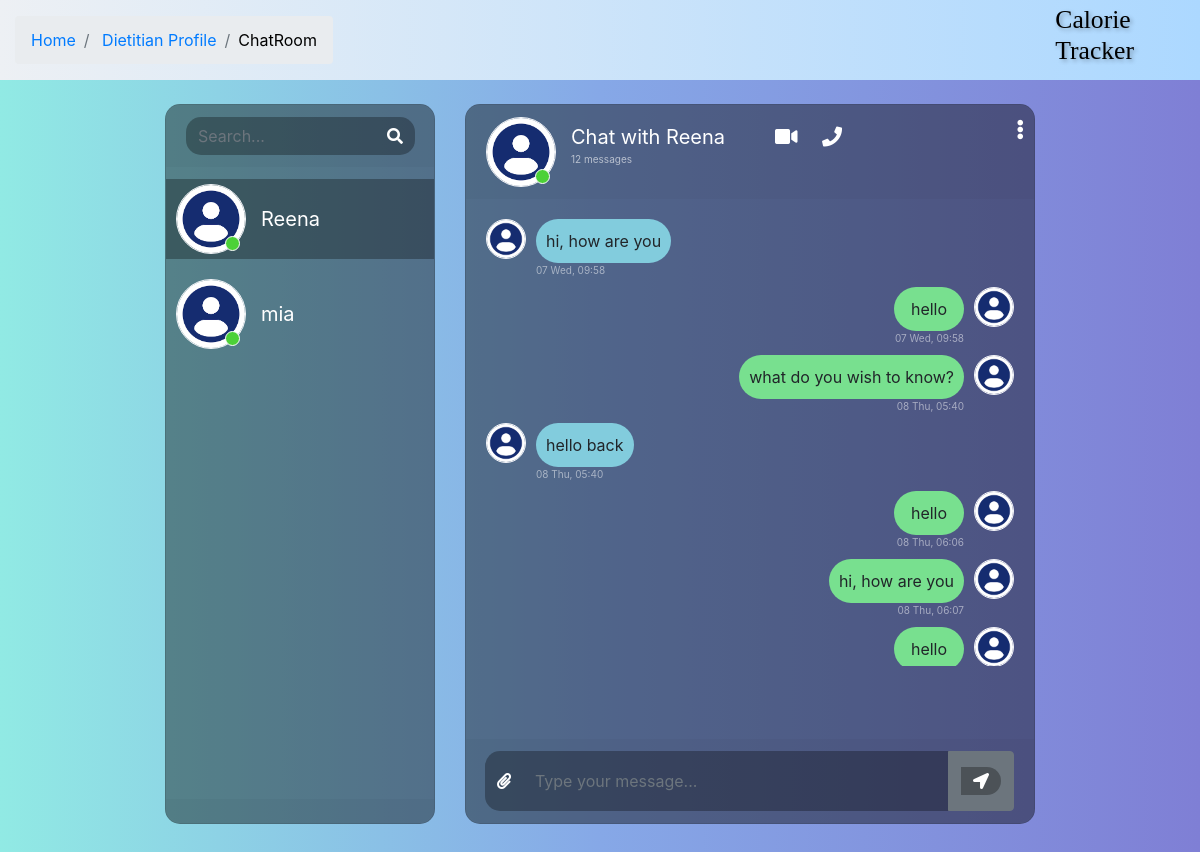
Screenshot of /messages_page/ (signed in) with the database file from the repository.
### ct/models.py (models this page shows)
class Thread(models.Model):
    first_person = models.ForeignKey(settings.AUTH_USER_MODEL, on_delete=models.CASCADE, null=True, blank=True, related_name='thread_first_person')
    second_person = models.ForeignKey(settings.AUTH_USER_MODEL, on_delete=models.CASCADE, null=True, blank=True,related_name='thread_second_person')
    updated = models.DateTimeField(auto_now=True)
    timestamp = models.DateTimeField(auto_now_add=True)
    objects = ThreadManager()
    class Meta:
        unique_together = ['first_person', 'second_person']

class CustomUser(AbstractUser):
    CUSTOMER = 1
    DIETITIAN = 2
    DOCTOR = 3
    ROLE_CHOICE = (
     (CUSTOMER, 'Customer'),
     (DIETITIAN, 'Dietitian'),
     (DOCTOR, 'Doctor'),
    )
    username = models.CharField(max_length=100,unique=True ,default='')
    email = models.EmailField(unique=True)
    password = models.CharField(max_length=128)
    is_Customer = models.BooleanField(default=False)
    is_Dietitian = models.BooleanField(default=False)
    is_Doctor = models.BooleanField(default=False)
    REQUIRED_FIELDS = []

class ChatMessage(models.Model):
    thread = models.ForeignKey(Thread, null=True, on_delete=models.CASCADE, blank=True,  related_name='chatmessage_thread')
    user = models.ForeignKey(settings.AUTH_USER_MODEL, on_delete=models.CASCADE)
    message = models.TextField()
    timestamp = models.DateTimeField(auto_now_add=True)

### ct/views.py (the view)
# urls.py: path('messages_page/', views.messages_page, name="messages_page"),
@login_required
def messages_page(request):
    threads = Thread.objects.by_user(user=request.user).prefetch_related('chatmessage_thread').order_by('timestamp')
    context = {
        'Threads': threads
    }
    return render(request, 'messages.html', context)

### ct/models.py (called while the page is built)
    def by_user(self, **kwargs):
        user = kwargs.get('user')
        lookup = Q(first_person=user) | Q(second_person=user)
        qs = self.get_queryset().filter(lookup).distinct()
        return qs

### ct/templates/messages.html (shortened to what this page needs)
{% load static %}
<!DOCTYPE html>
<html>
	<head>
		<link rel="stylesheet" href="https://stackpath.bootstrapcdn.com/bootstrap/4.1.3/css/bootstrap.min.css">
		<link rel="stylesheet" href="https://use.fontawesome.com/releases/v5.5.0/css/all.css">
		<link rel="stylesheet" type="text/css" href="https://cdnjs.cloudflare.com/ajax/libs/malihu-custom-scrollbar-plugin/3.1.5/jquery.mCustomScrollbar.min.css">
        <link rel="stylesheet" href="{% static 'css/messages.css' %}">
        </head>
        <body>
        <header class="custom-heading" style="color: black;">
            <div class="container py-3" >
                <div class="row" >
                    <div class="col" >
                        <nav aria-label="breadcrumb" >
                            <ol class="breadcrumb mb-0" style="color: black;">
                                <li class="breadcrumb-item">
                                    {% if user.is_Customer %}
                                        <a href="{% url "index" %}">Home</a>
                                    {% elif user.is_Dietitian %}
                                        <a href="{% url "d_index" %}">Home</a>
                                    {% elif user.is_Doctor %}
                                        <a href="{% url "dr_index" %}">Home</a>
                                    {% endif %}
                                </li>
                                <li class="breadcrumb-item">
                                    {% if user.is_Customer %}
                                        <a href="{% url 'user_profile' %}">User Profile</a>
                                    {% elif user.is_Dietitian %}
                                        <a href="{% url 'duser_profile' %}">Dietitian Profile</a>
                                    {% elif user.is_Doctor %}
                                        <a href="{% url 'druser_profile' %}">Doctor Profile</a>
                                    {% endif %}
                                </li>
                                <li class="breadcrumb-item" aria-current="page">ChatRoom</li>
                            </ol>
                        </nav>
                    </div>
                </div>
            </div>
            <h6>Calorie Tracker</h6>
        </header>
		<div class="container-fluid h-100">
			<div class="row justify-content-center h-100 ">
				<div class="col-md-4 col-xl-3 chat h-100 mt-4">
                    <div class="card mb-sm-3 mb-md-0 contacts_card">
					<div class="card-header">
						<div class="input-group">
							<input type="text" placeholder="Search..." name="" class="form-control search">
							<div class="input-group-prepend">
								<span class="input-group-text search_btn"><i class="fas fa-search"></i></span>
							</div>
						</div>
					</div>
					<div class="card-body contacts_body">
						<ui class="contacts">
                            {% for thread in Threads %}
                                <li class="{% if forloop.first %}active{% endif %} contact-li" chat-id="chat_{{ thread.id }}" style="cursor: pointer">
                                    <div class="d-flex bd-highlight">
                                        <div class="img_cont">
                                            <img src="{% static 'img\profile.png' %}" class="rounded-circle user_img">
                                            <span class="online_icon"></span>
                                        </div>
                                        <div class="user_info">
                                            {% if thread.first_person == user %}
                                                <span>{{ thread.second_person.username }}</span>
                                            {% else %}
                                                <span>{{ thread.first_person.username }}</span>
                                            {% endif %}
                                        </div>
                                    </div>
                                </li>
                            {% endfor %}
						</ui>
					</div>
					<div class="card-footer"></div>
				</div></div>
				<div class="col-md-8 col-xl-6 chat h-100 mt-4">
					<div class="card">
                        {% for thread in Threads %}
                            <div class="messages-wrapper  {% if forloop.first %}hide is_active{% else %}hide{% endif %}" chat-id="chat_{{ thread.id }}" other-user-id="
                                        {% if thread.first_person == user %}
                                            {{ thread.second_person.id }}
                                        {% else %}
                                            {{ thread.first_person.id }}
                                        {% endif %}
                                    ">
                                <div class="card-header msg_head">
                                    <div class="d-flex bd-highlight">
                                        <div class="img_cont">
                                            <img src="{% static 'img\profile.png' %}" class="rounded-circle user_img">
                                            <span class="online_icon"></span>
                                        </div>
                                        <div class="user_info">
                                            {% if thread.first_person == user %}
                                                    <span>Chat with {{ thread.second_person.username }}</span>
                                            {% else %}
                                                <span>Chat with {{ thread.first_person.username }}</span>
                                            {% endif %}
                                            <p>{{ thread.chatmessage_thread.all.count }} messages</p>
                                        </div>
                                        <div class="video_cam">
                                            <span><i class="fas fa-video"></i></span>
                                            <span><i class="fas fa-phone"></i></span>
                                        </div>
                                    </div>
                                    <span id="action_menu_btn"><i class="fas fa-ellipsis-v"></i></span>
                                </div>
                                <div class="card-body msg_card_body">
                                    {% for chat in thread.chatmessage_thread.all %}
                                        {% if chat.user == user %}
                                            <div class="d-flex mb-4 replied">
                                                <div class="msg_cotainer_send">
                                                    {{ chat.message }}
                                                    <span class="msg_time_send">{{ chat.timestamp|date:"d D" }}, {{ chat.timestamp|time:"H:i" }}</span>
                                                </div>
                                            <div class="img_cont_msg">
                                                <img src="{% static 'img\profile.png' %}" class="rounded-circle user_img_msg">
                                            </div>
                                        </div>
                                        {% else %}
                                            <div class="d-flex mb-4 received">
                                            <div class="img_cont_msg">
                                                <img src="{% static 'img\profile.png' %}" class="rounded-circle user_img_msg">
                                            </div>
                                            <div class="msg_cotainer">
                                                {{ chat.message }}
                                                <span class="msg_time">{{ chat.timestamp|date:"d D" }}, {{ chat.timestamp|time:"H:i" }}</span>
                                            </div>
                                        </div>
                                        {% endif %}
                                    {% endfor %}
                                </div>
					        </div>
                        {% endfor %}
                        <div class="card-footer">
                                <form id="send-message-form">
                                    <div class="input-group">
                                        <div class="input-group-append">
                                            <span class="input-group-text attach_btn"><i class="fas fa-paperclip"></i></span>
                                        </div>
                                        <input type="text" name="" id="input-message" class="form-control type_msg" placeholder="Type your message...">
                                        <div class="input-group-append">
                                            <button class="btn btn-secondary" type="submit">
                                                <span class="input-group-text send_btn">
                                                    <i class="fas fa-location-arrow"></i>
                                                </span>
                                            </button>
                                        </div>
                                </div>
                                </form>
                            </div>
                    </div>
				</div>
			</div>
		</div>
	</body>
</html>

### static/css/messages.css (style rules this page uses)
body, html { height: 100%; margin: 0; background: #7f7fd5; background: -webkit-linear-gradient(to right, #91eae4, #86a8e7, #7f7fd5); background: linear-gradient(to right, #91eae4, #86a8e7, #7f7fd5); }
.chat { margin-top: auto; margin-bottom: auto; }
.card { height: 90%; border-radius: 15px !important; background-color: rgba(0, 0, 0, 0.4) !important; }
.contacts_body { padding: 0.75rem 0 !important; overflow-y: auto; white-space: nowrap; }
.msg_card_body { overflow-y: auto; max-height: 65%; padding-bottom: 20px; }
.card-header { border-radius: 15px 15px 0 0 !important; border-bottom: 0 !important; }
.card-footer { border-radius: 0 0 15px 15px !important; border-top: 0 !important; bottom: 0; position: absolute; width: 100%; }
.container { align-content: center; }
.search { border-radius: 15px 0 0 15px !important; background-color: rgba(0, 0, 0, 0.3) !important; border: 0 !important; color: white !important; }
.type_msg { background-color: rgba(0, 0, 0, 0.3) !important; border: 0 !important; color: white !important; height: 60px !important; overflow-y: auto; }
.attach_btn { border-radius: 15px 0 0 15px !important; background-color: rgba(0, 0, 0, 0.3) !important; border: 0 !important; color: white !important; cursor: pointer; }
.send_btn { border-radius: 0 15px 15px 0 !important; background-color: rgba(0, 0, 0, 0.3) !important; border: 0 !important; color: white !important; cursor: pointer; }
.search_btn { border-radius: 0 15px 15px 0 !important; background-color: rgba(0, 0, 0, 0.3) !important; border: 0 !important; color: white !important; cursor: pointer; }
.contacts { list-style: none; padding: 0; }
.contacts li { width: 100% !important; padding: 5px 10px; margin-bottom: 15px !important; }
.active { background-color: rgba(0, 0, 0, 0.3); }
.user_img { height: 70px; width: 70px; border: 1.5px solid #f5f6fa; }
.user_img_msg { height: 40px; width: 40px; border: 1.5px solid #f5f6fa; }
.img_cont { position: relative; height: 70px; width: 70px; }
.img_cont_msg { height: 40px; width: 40px; }
.online_icon { position: absolute; height: 15px; width: 15px; background-color: #4cd137; border-radius: 50%; bottom: 0.2em; right: 0.4em; border: 1.5px solid white; }
.user_info { margin-top: auto; margin-bottom: auto; margin-left: 15px; }
.user_info span { font-size: 20px; color: white; }
.user_info p { font-size: 10px; color: rgba(255, 255, 255, 0.6); }
.video_cam { margin-left: 50px; margin-top: 5px; }
.video_cam span { color: white; font-size: 20px; cursor: pointer; margin-right: 20px; }
.msg_cotainer { margin-top: auto; margin-bottom: auto; margin-left: 10px; border-radius: 25px; background-color: #82ccdd; padding: 10px; position: relative; min-width: 70px; text-align: center; }
.msg_cotainer_send { min-width: 70px; text-align: center; margin-top: auto; margin-bottom: auto; margin-right: 10px; border-radius: 25px; background-color: #78e08f; padding: 10px; position: relative; }
.msg_time { position: absolute; left: 0; bottom: -15px; color: rgba(255, 255, 255, 0.5); font-size: 10px; }
.msg_time_send { position: absolute; right: 0; bottom: -15px; color: rgba(255, 255, 255, 0.5); font-size: 10px; }
.msg_head { position: relative; }
#action_menu_btn { position: absolute; right: 10px; top: 10px; color: white; cursor: pointer; font-size: 20px; }
.received { justify-content: flex-start; }
.replied { justify-content: flex-end; }
.is_active { display: block !important; }
.hide { display: none; }
.msg_card_body { -ms-overflow-style: none; scrollbar-width: none; }
.messages-wrapper { height: 100%; }

### ct/templates/messages.html (style rules this page uses)
header { text-align: left; background: linear-gradient(90deg, #edf0f4, #acd8ff); color: #140202; padding: 0.01rem 0; }
.custom-heading { display: flex; justify-content: space-between; align-items: center; }
.custom-heading h6 { font-family: 'Times New Roman', serif; font-size: 1.60em; text-shadow: 2px 2px 4px rgba(0, 0, 0, 0.3); margin-left: 40px; margin-right: 10px; }
.custom-heading div { display: flex; align-items: center; }

### rows the page displays
Thread: first_person.username "Reena", chatmessage_thread.all.count "12"
Thread: second_person.username "mia"
ChatMessage: message "hi, how are you", timestamp "07 Wed", timestamp "09:58"
ChatMessage: message "hello", timestamp "07 Wed", timestamp "09:58"
ChatMessage: message "what do you wish to know?", timestamp "08 Thu", timestamp "05:40"
ChatMessage: message "hello back", timestamp "08 Thu", timestamp "05:40"
ChatMessage: message "hello", timestamp "08 Thu", timestamp "06:06"
ChatMessage: message "hi, how are you", timestamp "08 Thu", timestamp "06:07"
ChatMessage: message "hello"
